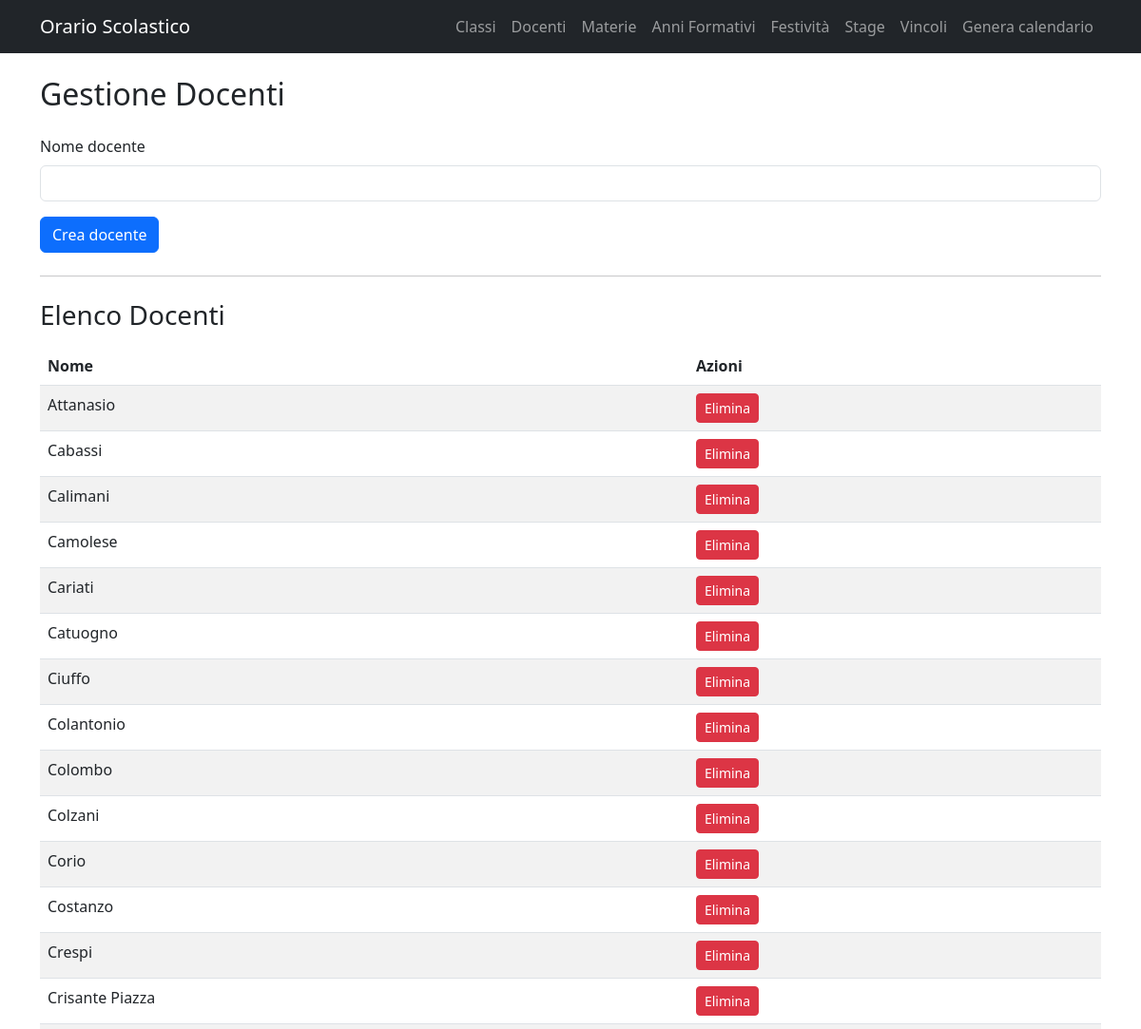
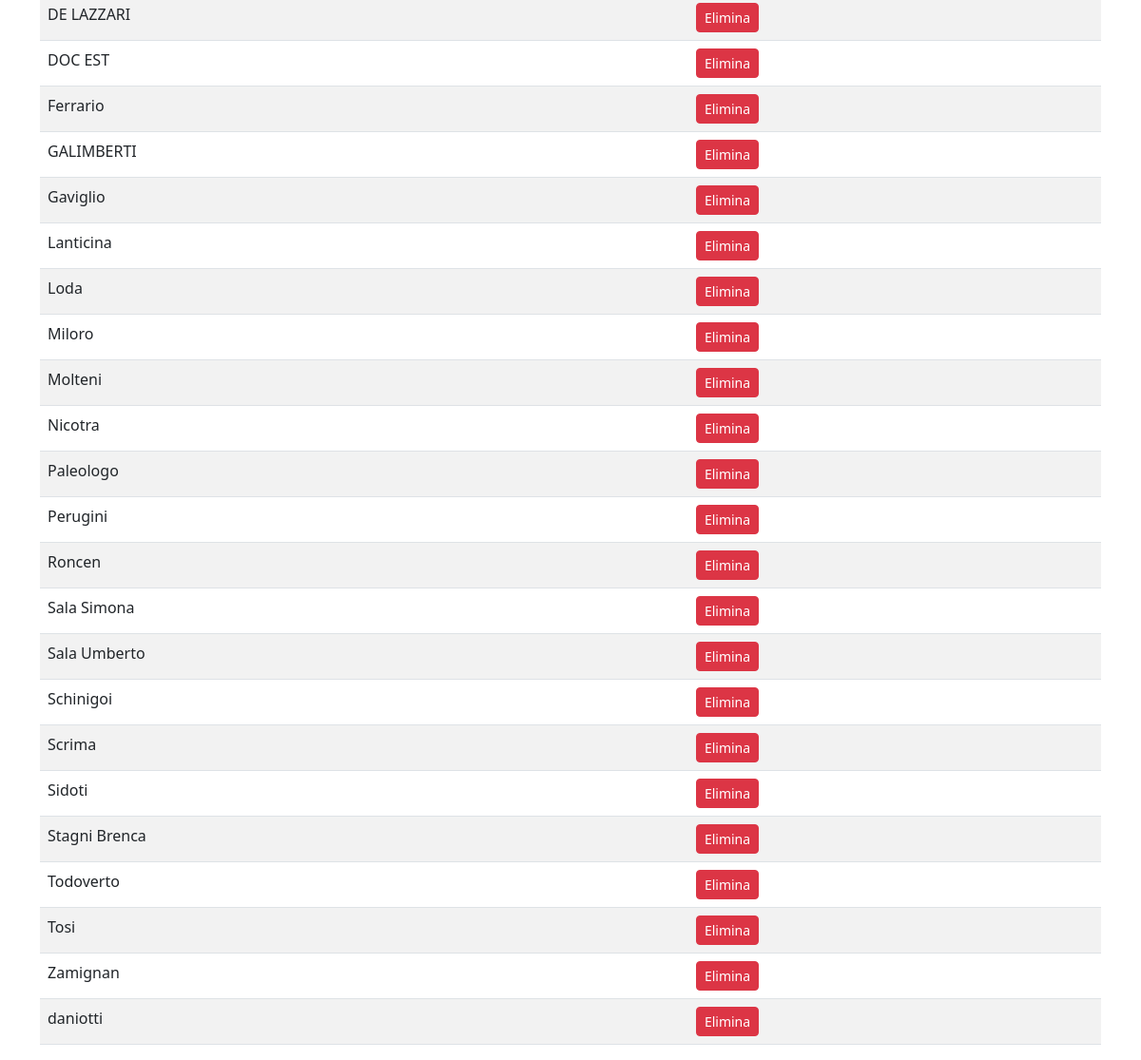
The app's page /docenti/ with its own data (2 pictures, top to bottom).
### app/models.py (models this page shows)
class Docente(db.Model):
    id = db.Column(db.Integer, primary_key=True)
    nome_docente = db.Column(db.String(100), nullable=False)
    insegnamenti = db.relationship("MateriaClasse", backref="docente_rel", cascade="all, delete-orphan")

### app/routes/docenti.py (the view)
@docenti_bp.route("/")
def lista_docenti():
    docenti = Docente.query.order_by(Docente.nome_docente).all()
    return render_template("docenti.html", docenti=docenti)

### app/templates/docenti.html
{% extends "base.html" %}
{% block content %}
<div class="container mt-4">
    <h2>Gestione Docenti</h2>
    <form action="{{ url_for('docenti.crea_docente') }}" method="POST" class="mt-4">
        <div class="mb-3">
            <label class="form-label">Nome docente</label>
            <input type="text" name="nome_docente" class="form-control" required>
        </div>
        <button type="submit" class="btn btn-primary">Crea docente</button>
    </form>
    <hr class="my-4">
    <h3>Elenco Docenti</h3>
    <table class="table table-striped mt-3">
        <thead>
            <tr>
                <th>Nome</th>
                <th>Azioni</th>
            </tr>
        </thead>
        <tbody>
            {% for docente in docenti %}
            <tr>
                <td>{{ docente.nome_docente }}</td>
                <td>
                    <form action="{{ url_for('docenti.elimina_docente', docente_id=docente.id) }}" method="POST" style="display:inline;">
                        <button class="btn btn-danger btn-sm" onclick="return confirm('Eliminare il docente?')">Elimina</button>
                    </form>
                </td>
            </tr>
            {% endfor %}
        </tbody>
    </table>
</div>
{% endblock %}

### records on screen
Docente: nome_docente "Attanasio"
Docente: nome_docente "Cabassi"
Docente: nome_docente "Calimani"
Docente: nome_docente "Camolese"
Docente: nome_docente "Cariati"
Docente: nome_docente "Catuogno"
Docente: nome_docente "Ciuffo"
Docente: nome_docente "Colantonio"
Docente: nome_docente "Colombo"
Docente: nome_docente "Colzani"
Docente: nome_docente "Corio"
Docente: nome_docente "Costanzo"
Docente: nome_docente "Crespi"
Docente: nome_docente "Crisante Piazza"
Docente: nome_docente "DE LAZZARI"
Docente: nome_docente "DOC EST"
Docente: nome_docente "Ferrario"
Docente: nome_docente "GALIMBERTI"
Docente: nome_docente "Gaviglio"
Docente: nome_docente "Lanticina"
Docente: nome_docente "Loda"
Docente: nome_docente "Miloro"
Docente: nome_docente "Molteni"
Docente: nome_docente "Nicotra"
Docente: nome_docente "Paleologo"
Docente: nome_docente "Perugini"
Docente: nome_docente "Roncen"
Docente: nome_docente "Sala Simona"
Docente: nome_docente "Sala Umberto"
Docente: nome_docente "Schinigoi"
Docente: nome_docente "Scrima"
Docente: nome_docente "Sidoti"
Docente: nome_docente "Stagni Brenca"
Docente: nome_docente "Todoverto"
Docente: nome_docente "Tosi"
Docente: nome_docente "Zamignan"
Docente: nome_docente "daniotti"
